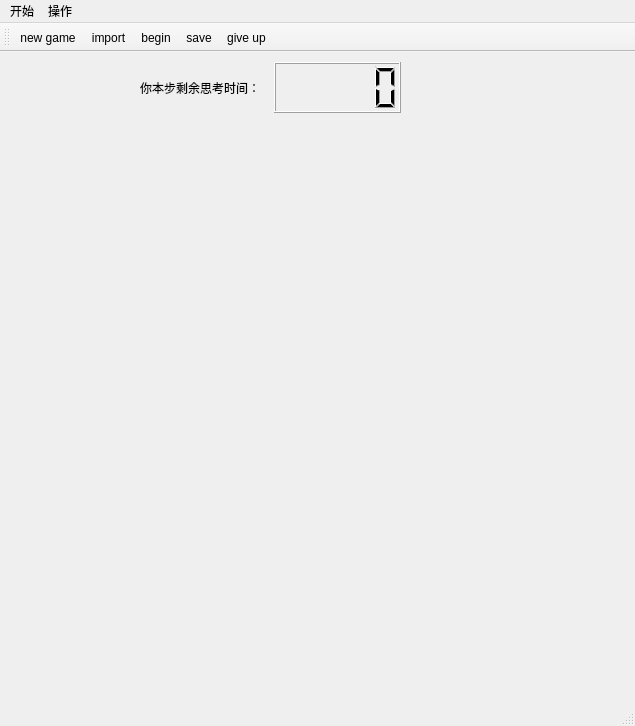
<?xml version="1.0" encoding="UTF-8"?>
<ui version="4.0">
 <class>Board</class>
 <widget class="QMainWindow" name="Board">
  <property name="geometry">
   <rect>
    <x>0</x>
    <y>0</y>
    <width>635</width>
    <height>726</height>
   </rect>
  </property>
  <property name="windowTitle">
   <string>MainWindow</string>
  </property>
  <widget class="QWidget" name="centralwidget">
   <widget class="QWidget" name="horizontalLayoutWidget">
    <property name="geometry">
     <rect>
      <x>140</x>
      <y>10</y>
      <width>261</width>
      <height>51</height>
     </rect>
    </property>
    <layout class="QHBoxLayout" name="horizontalLayout">
     <item>
      <widget class="QLabel" name="label_2">
       <property name="text">
        <string>你本步剩余思考时间：</string>
       </property>
      </widget>
     </item>
     <item>
      <widget class="QLCDNumber" name="lcdNumber"/>
     </item>
    </layout>
   </widget>
   <widget class="QLabel" name="label">
    <property name="geometry">
     <rect>
      <x>530</x>
      <y>440</y>
      <width>60</width>
      <height>16</height>
     </rect>
    </property>
    <property name="text">
     <string/>
    </property>
   </widget>
  </widget>
  <widget class="QMenuBar" name="menubar">
   <property name="geometry">
    <rect>
     <x>0</x>
     <y>0</y>
     <width>635</width>
     <height>22</height>
    </rect>
   </property>
   <widget class="QMenu" name="menu">
    <property name="title">
     <string>开始</string>
    </property>
    <addaction name="actionnew_game"/>
    <addaction name="actionbegin"/>
   </widget>
   <widget class="QMenu" name="menu_2">
    <property name="title">
     <string>操作</string>
    </property>
    <addaction name="actionsave"/>
    <addaction name="actionimport"/>
    <addaction name="actiongive_up"/>
    <addaction name="actionleave"/>
   </widget>
   <addaction name="menu"/>
   <addaction name="menu_2"/>
  </widget>
  <widget class="QStatusBar" name="statusbar"/>
  <widget class="QToolBar" name="toolBar">
   <property name="windowTitle">
    <string>toolBar</string>
   </property>
   <attribute name="toolBarArea">
    <enum>TopToolBarArea</enum>
   </attribute>
   <attribute name="toolBarBreak">
    <bool>false</bool>
   </attribute>
   <addaction name="actionnew_game"/>
   <addaction name="actionimport"/>
   <addaction name="actionbegin"/>
   <addaction name="actionsave"/>
   <addaction name="actiongive_up"/>
  </widget>
  <action name="actionnew_game">
   <property name="icon">
    <iconset resource="resource.qrc">
     <normaloff>:/images/images/newgame.png</normaloff>:/images/images/newgame.png</iconset>
   </property>
   <property name="text">
    <string>new game</string>
   </property>
   <property name="shortcut">
    <string>Ctrl+N</string>
   </property>
  </action>
  <action name="actionsave">
   <property name="icon">
    <iconset resource="resource.qrc">
     <normaloff>:/images/images/filesave.png</normaloff>:/images/images/filesave.png</iconset>
   </property>
   <property name="text">
    <string>save</string>
   </property>
   <property name="shortcut">
    <string>Ctrl+S</string>
   </property>
  </action>
  <action name="actionimport">
   <property name="icon">
    <iconset resource="resource.qrc">
     <normaloff>:/images/images/fileopen.png</normaloff>:/images/images/fileopen.png</iconset>
   </property>
   <property name="text">
    <string>import</string>
   </property>
   <property name="shortcut">
    <string>Ctrl+I</string>
   </property>
  </action>
  <action name="actiongive_up">
   <property name="icon">
    <iconset resource="resource.qrc">
     <normaloff>:/images/images/fail.png</normaloff>:/images/images/fail.png</iconset>
   </property>
   <property name="text">
    <string>give up</string>
   </property>
   <property name="shortcut">
    <string>Ctrl+G</string>
   </property>
  </action>
  <action name="actionbegin">
   <property name="icon">
    <iconset resource="resource.qrc">
     <normaloff>:/images/images/start.png</normaloff>:/images/images/start.png</iconset>
   </property>
   <property name="text">
    <string>begin</string>
   </property>
   <property name="shortcut">
    <string>Ctrl+B</string>
   </property>
  </action>
  <action name="actionleave">
   <property name="icon">
    <iconset resource="resource.qrc">
     <normaloff>:/images/images/fileexit.png</normaloff>:/images/images/fileexit.png</iconset>
   </property>
   <property name="text">
    <string>leave</string>
   </property>
   <property name="shortcut">
    <string>Ctrl+E</string>
   </property>
  </action>
 </widget>
 <resources>
  <include location="resource.qrc"/>
 </resources>
 <connections/>
</ui>
